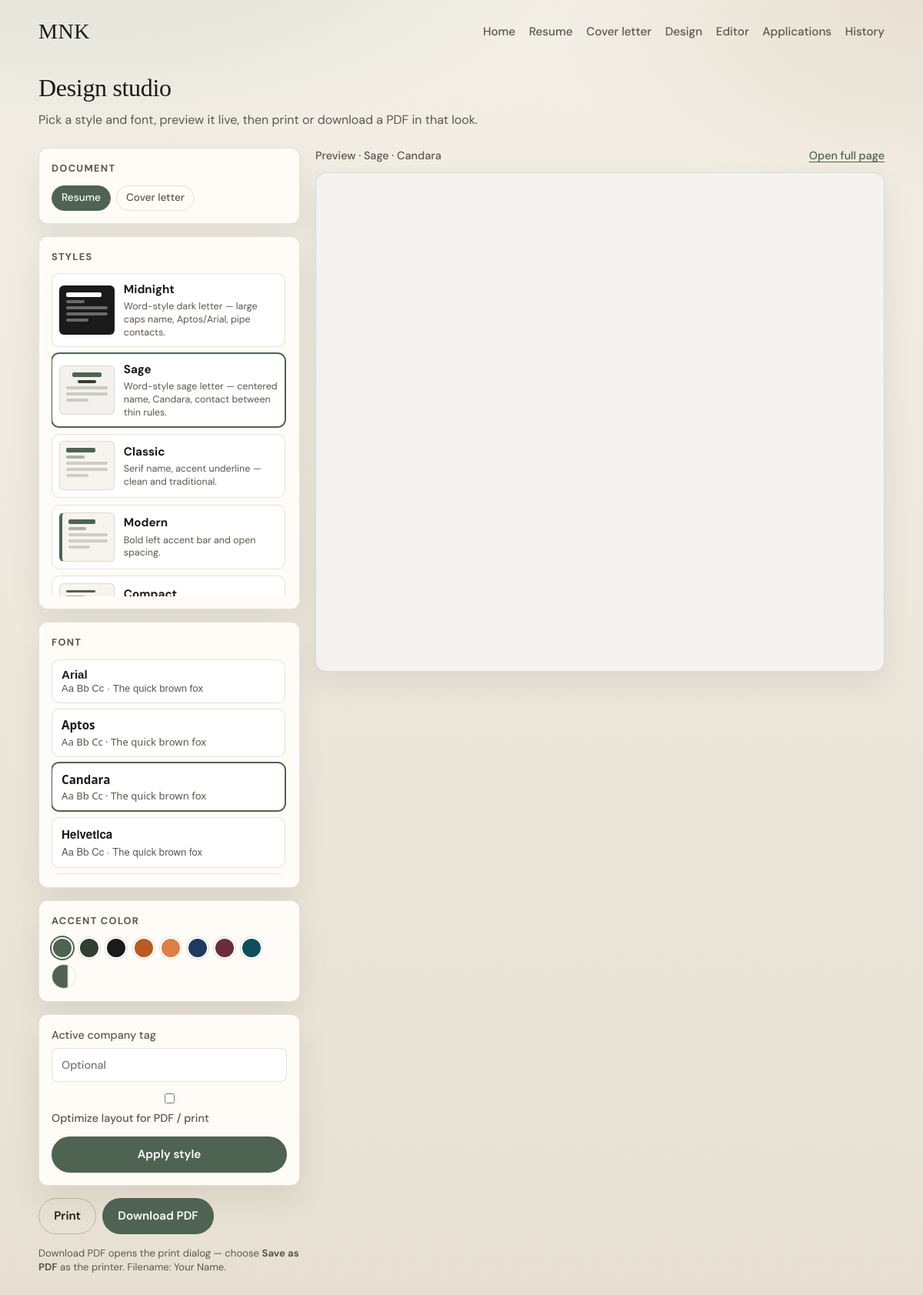
Screenshot of /design.php with the database file from the repository.
### tables this page shows
CREATE TABLE settings (
  `key` VARCHAR(64) NOT NULL PRIMARY KEY,
  `value` TEXT NOT NULL
);

CREATE TABLE resume_profile (
  id INT UNSIGNED NOT NULL AUTO_INCREMENT PRIMARY KEY,
  full_name VARCHAR(160) NOT NULL,
  title VARCHAR(200) NOT NULL DEFAULT '',
  email VARCHAR(160) NOT NULL DEFAULT '',
  phone VARCHAR(80) NOT NULL DEFAULT '',
  location VARCHAR(160) NOT NULL DEFAULT '',
  gender VARCHAR(40) NOT NULL DEFAULT '',
  date_of_birth DATE NULL,
  country VARCHAR(120) NOT NULL DEFAULT '',
  nationality VARCHAR(120) NOT NULL DEFAULT '',
  photo_path VARCHAR(255) NOT NULL DEFAULT '',
  show_photo TINYINT(1) NOT NULL DEFAULT 1,
  links JSON NULL,
  updated_at TIMESTAMP NOT NULL DEFAULT CURRENT_TIMESTAMP ON UPDATE CURRENT_TIMESTAMP
);

### src/App.php (called while the page is built, shortened)
<?php
final class App
{
    public static function setting(string $key, ?string $default = null): ?string
    {
        $stmt = Db::pdo()->prepare('SELECT `value` FROM settings WHERE `key` = ? LIMIT 1');
        $stmt->execute([$key]);
        $row = $stmt->fetch();
        return (string) $row['value'];
    }
    public static function profile(): array
    {
        $row = Db::pdo()->query('SELECT * FROM resume_profile ORDER BY id ASC LIMIT 1')->fetch();
        $links = $row['links'];
        if (is_string($links)) {
            $decoded = json_decode($links, true);
            $row['links'] = is_array($decoded) ? $decoded : [];
        } elseif (!is_array($links)) {
            $row['links'] = [];
        }
        $row['show_photo'] = (int) ($row['show_photo'] ?? 1);
        $row['photo_path'] = (string) ($row['photo_path'] ?? '');
        return $row;
    }
    public static function e(?string $value): string
    {
        return htmlspecialchars((string) $value, ENT_QUOTES | ENT_SUBSTITUTE, 'UTF-8');
    }
    public static function themes(): array
    {
        return [
            'midnight' => [
                'label' => 'Midnight',
                'blurb' => 'Word-style dark letter — large caps name, Aptos/Arial, pipe contacts.',
            ],
            'sage' => [
                'label' => 'Sage',
                'blurb' => 'Word-style sage letter — centered name, Candara, contact between thin rules.',
            ],
            'classic' => [
                'label' => 'Classic',
                'blurb' => 'Serif name, accent underline — clean and traditional.',
            ],
            'modern' => [
                'label' => 'Modern',
                'blurb' => 'Bold left accent bar and open spacing.',
            ],
            'compact' => [
                'label' => 'Compact',
                'blurb' => 'Tighter type for one-page applications.',
            ],
            'sidebar' => [
                'label' => 'Sidebar',
                'blurb' => 'Colored side column for contact and name.',
            ],
            'executive' => [
                'label' => 'Executive',
                'blurb' => 'Clean left-aligned layout with refined rules — formal and sharp.',
            ],
            'company' => [
                'label' => 'Company tint',
                'blurb' => 'Soft brand wash using your accent color.',
            ],
            'banner' => [
                'label' => 'Banner',
                'blurb' => 'Full-width accent header band with white name.',
            ],
            'split' => [
                'label' => 'Split',
                'blurb' => 'Two-tone header with name left and contacts right.',
            ],
            'minimal' => [
                'label' => 'Minimal',
                'blurb' => 'Quiet typography, almost no decoration.',
            ],
            'slate' => [
                'label' => 'Slate',
                'blurb' => 'Dark slate header strip for strong contrast.',
            ],
            'serif' => [
                'label' => 'Editorial',
                'blurb' => 'Large serif headlines with editorial section titles.',
            ],
            'cards' => [
                'label' => 'Cards',
                'blurb' => 'Each section sits in a soft bordered card.',
            ],
        ];
    }
    public static function themeKeys(): array
    {
        return array_keys(self::themes());
    }
    public static function themeLabel(string $key): string
    {
        return self::themes()[$key]['label'] ?? ucfirst($key);
    }
    public static function fontKeys(): array
    {
        return array_keys(self::fonts());
    }
    public static function fontLabel(string $key): string
    {
        return self::fonts()[$key]['label'] ?? ucfirst($key);
    }
    public static function resolveFont(?string $font): string
    {
        $font = $font ?: (self::setting('font_family', 'candara') ?: 'candara');
        return in_array($font, self::fontKeys(), true) ? $font : 'candara';
    }
    public static function resolveTheme(?string $theme): string
    {
        $theme = $theme ?: (self::setting('theme', 'sage') ?: 'sage');
        return in_array($theme, self::themeKeys(), true) ? $theme : 'sage';
    }
    public static function resolveAccent(?string $accent): string
    {
        $accent = $accent ?: (self::setting('accent_color', '#4E6351') ?: '#4E6351');
        return preg_match('/^#[0-9A-Fa-f]{6}$/', $accent) ? $accent : '#4E6351';
    }
    public static function colorPresets(): array
    {
        return [
            '#4E6351' => 'Sage',
            '#313E32' => 'Forest ink',
            '#1a1a1a' => 'Midnight',
            '#B85A22' => 'Terracotta',
            '#DD8047' => 'Copper',
            '#1e3a5f' => 'Navy',
            '#6b2d3c' => 'Wine',
            '#0f4c5c' => 'Teal',
        ];
    }
}

### src/Db.php (called while the page is built, shortened)
<?php
final class Db
{
    private static ?PDO $pdo = null;
    public static function pdo(): PDO
    {
        if (self::$pdo instanceof PDO) {
            return self::$pdo;
        }
        $url = getenv('DATABASE_URL') ?: '';
        $parts = parse_url($url);
        $dbName = ltrim($parts['path'], '/');
        $host = $parts['host'];
        $port = $parts['port'] ?? 3306;
        $user = $parts['user'] ?? 'db';
        $pass = $parts['pass'] ?? 'db';
        $dsn = sprintf('mysql:host=%s;port=%d;dbname=%s;charset=utf8mb4', $host, $port, $dbName);
        self::$pdo = new PDO($dsn, $user, $pass, [
            PDO::ATTR_ERRMODE => PDO::ERRMODE_EXCEPTION,
            PDO::ATTR_DEFAULT_FETCH_MODE => PDO::FETCH_ASSOC,
            PDO::ATTR_EMULATE_PREPARES => false,
        ]);
        return self::$pdo;
    }
}

### public/design.php (the view, shortened to what this page needs)
<?php
require_once dirname(__DIR__) . '/src/layout.php';
$doc = ($_GET['doc'] ?? 'resume') === 'cover' ? 'cover' : 'resume';
$theme = App::resolveTheme($_GET['theme'] ?? null);
$accent = App::resolveAccent($_GET['accent'] ?? null);
$font = App::resolveFont($_GET['font'] ?? null);
$pdfMode = (App::setting('pdf_mode', '0') ?: '0') === '1';
$activeCompany = App::setting('active_company', '') ?: '';
$previewPath = $doc === 'cover' ? '/cover-letter.php' : '/resume.php';
$profile = App::profile();
$q = 'theme=' . urlencode($theme) . '&accent=' . urlencode($accent) . '&font=' . urlencode($font);
?>
<main class="design-studio" data-design-studio
      data-doc="<?= App::e($doc) ?>"
      data-theme="<?= App::e($theme) ?>"
      data-accent="<?= App::e($accent) ?>"
      data-font="<?= App::e($font) ?>">
  <header class="page-head">
    <h1>Design studio</h1>
    <p>Pick a style and font, preview it live, then print or download a PDF in that look.</p>
  </header>
  <div class="studio-layout">
    <aside class="studio-controls no-print">
      <div class="studio-block">
        <h2>Document</h2>
        <div class="doc-toggle" role="tablist">
          <a class="chip<?= $doc === 'resume' ? ' is-active' : '' ?>" href="/design.php?doc=resume&amp;<?= App::e($q) ?>">Resume</a>
          <a class="chip<?= $doc === 'cover' ? ' is-active' : '' ?>" href="/design.php?doc=cover&amp;<?= App::e($q) ?>">Cover letter</a>
        </div>
      </div>
      <div class="studio-block">
        <h2>Styles</h2>
        <div class="style-grid" role="listbox" aria-label="Resume styles">
          <?php foreach (App::themes() as $key => $meta): ?>
            <button type="button"
                    class="style-card<?= $theme === $key ? ' is-selected' : '' ?>"
                    data-theme-pick="<?= App::e($key) ?>"
                    aria-pressed="<?= $theme === $key ? 'true' : 'false' ?>">
              <span class="style-thumb theme-<?= App::e($key) ?>" aria-hidden="true">
                <span class="thumb-line thumb-name"></span>
                <span class="thumb-line thumb-sub"></span>
                <span class="thumb-line"></span>
                <span class="thumb-line"></span>
                <span class="thumb-line short"></span>
              </span>
              <span class="style-meta">
                <strong><?= App::e($meta['label']) ?></strong>
                <small><?= App::e($meta['blurb']) ?></small>
              </span>
            </button>
          <?php endforeach; ?>
        </div>
      </div>
      <div class="studio-block">
        <h2>Font</h2>
        <div class="font-grid" role="listbox" aria-label="Document fonts">
          <?php foreach (App::fonts() as $key => $meta): ?>
            <button type="button"
                    class="font-card<?= $font === $key ? ' is-selected' : '' ?>"
                    data-font-pick="<?= App::e($key) ?>"
                    aria-pressed="<?= $font === $key ? 'true' : 'false' ?>"
                    style="font-family: <?= App::e($meta['stack']) ?>">
              <strong><?= App::e($meta['label']) ?></strong>
              <span>Aa Bb Cc · The quick brown fox</span>
            </button>
          <?php endforeach; ?>
        </div>
      </div>
      <div class="studio-block">
        <h2>Accent color</h2>
        <div class="color-presets">
          <?php foreach (App::colorPresets() as $hex => $name): ?>
            <button type="button"
                    class="color-swatch<?= strcasecmp($accent, $hex) === 0 ? ' is-selected' : '' ?>"
                    data-accent-pick="<?= App::e($hex) ?>"
                    title="<?= App::e($name) ?>"
                    style="--swatch: <?= App::e($hex) ?>"
                    aria-label="<?= App::e($name) ?>"></button>
          <?php endforeach; ?>
          <label class="color-custom" title="Custom color">
            <input type="color" data-accent-custom value="<?= App::e($accent) ?>" aria-label="Custom accent color">
          </label>
        </div>
      </div>
      <form method="post" class="studio-block studio-save" data-design-form>
        <label>
          Active company tag
          <input type="text" name="active_company" value="<?= App::e($activeCompany) ?>" placeholder="Optional">
        </label>
        <label class="check">
          <input type="checkbox" name="pdf_mode" value="1"<?= $pdfMode ? ' checked' : '' ?>>
          Optimize layout for PDF / print
        </label>
        <button type="submit" class="btn btn-primary">Apply style</button>
      </form>
      <div class="studio-actions">
        <button type="button" class="btn btn-secondary" data-studio-print>Print</button>
        <button type="button" class="btn btn-primary" data-studio-pdf>Download PDF</button>
      </div>
      <p class="studio-hint">Download PDF opens the print dialog — choose <strong>Save as PDF</strong> as the printer. Filename: <?= App::e($profile['full_name']) ?>.</p>
    </aside>
    <section class="studio-preview">
      <div class="preview-bar no-print">
        <span data-preview-label>Preview · <?= App::e(App::themeLabel($theme)) ?> · <?= App::e(App::fontLabel($font)) ?></span>
        <a data-open-full href="<?= App::e($previewPath) ?>?<?= App::e($q) ?>&amp;pdf=1" target="_blank" rel="noopener">Open full page</a>
      </div>
      <div class="preview-frame-wrap">
        <iframe
          title="Document preview"
          class="preview-frame"
          data-preview-frame
          src="<?= App::e($previewPath) ?>?embed=1&amp;<?= App::e($q) ?>&amp;pdf=1"></iframe>
      </div>
    </section>
  </div>
</main>

### rows the page displays
settings: label "Sage", blurb "Word-style sage letter — centered name, Candara, contact between thin rules.", value "Sage"
resume_profile: full_name "Your Name"

### other values shown
App::e($meta['label']) "Midnight"
App::e($meta['blurb']) "Word-style dark letter — large caps name, Aptos/Arial, pipe contacts."
App::e($meta['label']) "Classic"
App::e($meta['blurb']) "Serif name, accent underline — clean and traditional."
App::e($meta['label']) "Modern"
App::e($meta['blurb']) "Bold left accent bar and open spacing."
App::e($meta['label']) "Arial"
App::e($meta['label']) "Aptos"
App::e($meta['label']) "Candara"
App::e($meta['label']) "Helvetica"
App::e(App::fontLabel($font)) "Candara"
